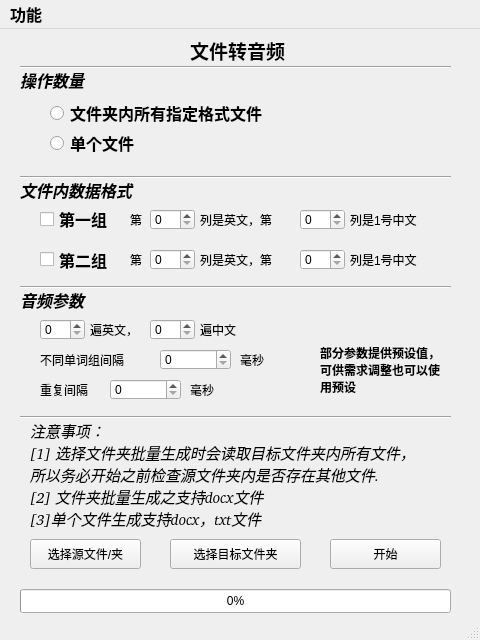
<?xml version="1.0" encoding="UTF-8"?>
<ui version="4.0">
 <class>MainWindow</class>
 <widget class="QMainWindow" name="MainWindow">
  <property name="geometry">
   <rect>
    <x>0</x>
    <y>0</y>
    <width>480</width>
    <height>640</height>
   </rect>
  </property>
  <property name="windowTitle">
   <string>MainWindow</string>
  </property>
  <widget class="QWidget" name="centralwidget">
   <widget class="QCheckBox" name="checkBox_2">
    <property name="geometry">
     <rect>
      <x>40</x>
      <y>220</y>
      <width>71</width>
      <height>21</height>
     </rect>
    </property>
    <property name="font">
     <font>
      <family>Noto Sans [GOOG]</family>
      <pointsize>12</pointsize>
      <weight>75</weight>
      <bold>true</bold>
     </font>
    </property>
    <property name="text">
     <string>第二组</string>
    </property>
   </widget>
   <widget class="QSpinBox" name="spinBox_5">
    <property name="geometry">
     <rect>
      <x>40</x>
      <y>290</y>
      <width>45</width>
      <height>21</height>
     </rect>
    </property>
   </widget>
   <widget class="Line" name="line_4">
    <property name="geometry">
     <rect>
      <x>20</x>
      <y>380</y>
      <width>431</width>
      <height>16</height>
     </rect>
    </property>
    <property name="orientation">
     <enum>Qt::Horizontal</enum>
    </property>
   </widget>
   <widget class="Line" name="line_2">
    <property name="geometry">
     <rect>
      <x>20</x>
      <y>250</y>
      <width>431</width>
      <height>16</height>
     </rect>
    </property>
    <property name="orientation">
     <enum>Qt::Horizontal</enum>
    </property>
   </widget>
   <widget class="QLabel" name="label_12">
    <property name="geometry">
     <rect>
      <x>40</x>
      <y>320</y>
      <width>111</width>
      <height>22</height>
     </rect>
    </property>
    <property name="text">
     <string>不同单词组间隔</string>
    </property>
   </widget>
   <widget class="QRadioButton" name="radioButton_single">
    <property name="geometry">
     <rect>
      <x>50</x>
      <y>100</y>
      <width>114</width>
      <height>28</height>
     </rect>
    </property>
    <property name="font">
     <font>
      <family>Noto Sans [GOOG]</family>
      <pointsize>12</pointsize>
      <weight>75</weight>
      <italic>false</italic>
      <bold>true</bold>
     </font>
    </property>
    <property name="text">
     <string>单个文件</string>
    </property>
   </widget>
   <widget class="Line" name="line_3">
    <property name="geometry">
     <rect>
      <x>20</x>
      <y>30</y>
      <width>431</width>
      <height>16</height>
     </rect>
    </property>
    <property name="orientation">
     <enum>Qt::Horizontal</enum>
    </property>
   </widget>
   <widget class="QLabel" name="label_9">
    <property name="geometry">
     <rect>
      <x>20</x>
      <y>260</y>
      <width>67</width>
      <height>22</height>
     </rect>
    </property>
    <property name="font">
     <font>
      <family>Noto Sans [GOOG]</family>
      <pointsize>12</pointsize>
      <weight>75</weight>
      <italic>true</italic>
      <bold>true</bold>
     </font>
    </property>
    <property name="text">
     <string>音频参数</string>
    </property>
   </widget>
   <widget class="QLabel" name="label">
    <property name="geometry">
     <rect>
      <x>20</x>
      <y>40</y>
      <width>101</width>
      <height>22</height>
     </rect>
    </property>
    <property name="font">
     <font>
      <family>Noto Sans [GOOG]</family>
      <pointsize>12</pointsize>
      <weight>75</weight>
      <italic>true</italic>
      <bold>true</bold>
     </font>
    </property>
    <property name="text">
     <string>操作数量</string>
    </property>
   </widget>
   <widget class="QLabel" name="label_15">
    <property name="geometry">
     <rect>
      <x>240</x>
      <y>320</y>
      <width>31</width>
      <height>22</height>
     </rect>
    </property>
    <property name="text">
     <string>毫秒</string>
    </property>
   </widget>
   <widget class="QRadioButton" name="radioButton_all">
    <property name="geometry">
     <rect>
      <x>50</x>
      <y>70</y>
      <width>221</width>
      <height>28</height>
     </rect>
    </property>
    <property name="font">
     <font>
      <family>Noto Sans [GOOG]</family>
      <pointsize>12</pointsize>
      <weight>75</weight>
      <italic>false</italic>
      <bold>true</bold>
     </font>
    </property>
    <property name="text">
     <string>文件夹内所有指定格式文件</string>
    </property>
   </widget>
   <widget class="QCheckBox" name="checkBox">
    <property name="geometry">
     <rect>
      <x>40</x>
      <y>180</y>
      <width>71</width>
      <height>20</height>
     </rect>
    </property>
    <property name="font">
     <font>
      <family>Noto Sans [GOOG]</family>
      <pointsize>12</pointsize>
      <weight>75</weight>
      <bold>true</bold>
     </font>
    </property>
    <property name="text">
     <string>第一组</string>
    </property>
   </widget>
   <widget class="QLabel" name="label_2">
    <property name="geometry">
     <rect>
      <x>20</x>
      <y>150</y>
      <width>141</width>
      <height>22</height>
     </rect>
    </property>
    <property name="font">
     <font>
      <family>Noto Sans [GOOG]</family>
      <pointsize>12</pointsize>
      <weight>75</weight>
      <italic>true</italic>
      <bold>true</bold>
     </font>
    </property>
    <property name="text">
     <string>文件内数据格式</string>
    </property>
   </widget>
   <widget class="QSpinBox" name="spinBox_7">
    <property name="geometry">
     <rect>
      <x>160</x>
      <y>320</y>
      <width>71</width>
      <height>21</height>
     </rect>
    </property>
    <property name="maximum">
     <number>100000</number>
    </property>
   </widget>
   <widget class="QSpinBox" name="spinBox">
    <property name="geometry">
     <rect>
      <x>150</x>
      <y>180</y>
      <width>45</width>
      <height>21</height>
     </rect>
    </property>
   </widget>
   <widget class="QPushButton" name="pushbutton_choose">
    <property name="geometry">
     <rect>
      <x>170</x>
      <y>510</y>
      <width>131</width>
      <height>30</height>
     </rect>
    </property>
    <property name="text">
     <string>选择目标文件夹</string>
    </property>
   </widget>
   <widget class="Line" name="line">
    <property name="geometry">
     <rect>
      <x>20</x>
      <y>140</y>
      <width>431</width>
      <height>16</height>
     </rect>
    </property>
    <property name="orientation">
     <enum>Qt::Horizontal</enum>
    </property>
   </widget>
   <widget class="QSpinBox" name="spinBox_8">
    <property name="geometry">
     <rect>
      <x>110</x>
      <y>350</y>
      <width>71</width>
      <height>21</height>
     </rect>
    </property>
   </widget>
   <widget class="QLabel" name="label_3">
    <property name="geometry">
     <rect>
      <x>130</x>
      <y>180</y>
      <width>21</width>
      <height>22</height>
     </rect>
    </property>
    <property name="text">
     <string>第</string>
    </property>
   </widget>
   <widget class="QPushButton" name="pushbutton_start">
    <property name="geometry">
     <rect>
      <x>330</x>
      <y>510</y>
      <width>111</width>
      <height>30</height>
     </rect>
    </property>
    <property name="text">
     <string>开始</string>
    </property>
   </widget>
   <widget class="QLabel" name="label_14">
    <property name="geometry">
     <rect>
      <x>190</x>
      <y>350</y>
      <width>31</width>
      <height>22</height>
     </rect>
    </property>
    <property name="text">
     <string>毫秒</string>
    </property>
   </widget>
   <widget class="QLabel" name="label_4">
    <property name="geometry">
     <rect>
      <x>200</x>
      <y>180</y>
      <width>101</width>
      <height>22</height>
     </rect>
    </property>
    <property name="text">
     <string>列是英文，第</string>
    </property>
   </widget>
   <widget class="QLabel" name="label_6">
    <property name="geometry">
     <rect>
      <x>350</x>
      <y>220</y>
      <width>91</width>
      <height>22</height>
     </rect>
    </property>
    <property name="text">
     <string>列是1号中文</string>
    </property>
   </widget>
   <widget class="QPushButton" name="pushbutton_source">
    <property name="geometry">
     <rect>
      <x>30</x>
      <y>510</y>
      <width>111</width>
      <height>30</height>
     </rect>
    </property>
    <property name="text">
     <string>选择源文件/夹</string>
    </property>
   </widget>
   <widget class="QLabel" name="label_16">
    <property name="geometry">
     <rect>
      <x>30</x>
      <y>390</y>
      <width>401</width>
      <height>111</height>
     </rect>
    </property>
    <property name="font">
     <font>
      <family>Noto Sans [GOOG]</family>
      <pointsize>11</pointsize>
      <weight>50</weight>
      <italic>true</italic>
      <bold>false</bold>
     </font>
    </property>
    <property name="text">
     <string>注意事项：                                                                                   [1] 选择文件夹批量生成时会读取目标文件夹内所有文件，所以务必开始之前检查源文件夹内是否存在其他文件.                      [2] 文件夹批量生成之支持docx文件                                        [3]单个文件生成支持docx，txt文件</string>
    </property>
    <property name="wordWrap">
     <bool>true</bool>
    </property>
   </widget>
   <widget class="QLabel" name="label_8">
    <property name="geometry">
     <rect>
      <x>200</x>
      <y>220</y>
      <width>101</width>
      <height>22</height>
     </rect>
    </property>
    <property name="text">
     <string>列是英文，第</string>
    </property>
   </widget>
   <widget class="QSpinBox" name="spinBox_2">
    <property name="geometry">
     <rect>
      <x>300</x>
      <y>180</y>
      <width>45</width>
      <height>21</height>
     </rect>
    </property>
   </widget>
   <widget class="QLabel" name="label_13">
    <property name="geometry">
     <rect>
      <x>40</x>
      <y>350</y>
      <width>67</width>
      <height>22</height>
     </rect>
    </property>
    <property name="text">
     <string>重复间隔</string>
    </property>
   </widget>
   <widget class="QLabel" name="label_10">
    <property name="geometry">
     <rect>
      <x>90</x>
      <y>290</y>
      <width>67</width>
      <height>22</height>
     </rect>
    </property>
    <property name="text">
     <string>遍英文，</string>
    </property>
   </widget>
   <widget class="QLabel" name="label_7">
    <property name="geometry">
     <rect>
      <x>130</x>
      <y>220</y>
      <width>21</width>
      <height>22</height>
     </rect>
    </property>
    <property name="text">
     <string>第</string>
    </property>
   </widget>
   <widget class="QSpinBox" name="spinBox_6">
    <property name="geometry">
     <rect>
      <x>150</x>
      <y>290</y>
      <width>45</width>
      <height>21</height>
     </rect>
    </property>
   </widget>
   <widget class="QLabel" name="label_5">
    <property name="geometry">
     <rect>
      <x>350</x>
      <y>180</y>
      <width>91</width>
      <height>22</height>
     </rect>
    </property>
    <property name="text">
     <string>列是1号中文</string>
    </property>
   </widget>
   <widget class="QSpinBox" name="spinBox_3">
    <property name="geometry">
     <rect>
      <x>150</x>
      <y>220</y>
      <width>45</width>
      <height>21</height>
     </rect>
    </property>
   </widget>
   <widget class="QLabel" name="label_11">
    <property name="geometry">
     <rect>
      <x>200</x>
      <y>290</y>
      <width>67</width>
      <height>22</height>
     </rect>
    </property>
    <property name="text">
     <string>遍中文</string>
    </property>
   </widget>
   <widget class="QSpinBox" name="spinBox_4">
    <property name="geometry">
     <rect>
      <x>300</x>
      <y>220</y>
      <width>45</width>
      <height>21</height>
     </rect>
    </property>
   </widget>
   <widget class="QProgressBar" name="progressBar">
    <property name="geometry">
     <rect>
      <x>20</x>
      <y>560</y>
      <width>431</width>
      <height>24</height>
     </rect>
    </property>
    <property name="contextMenuPolicy">
     <enum>Qt::DefaultContextMenu</enum>
    </property>
    <property name="value">
     <number>0</number>
    </property>
   </widget>
   <widget class="QLabel" name="label_17">
    <property name="geometry">
     <rect>
      <x>190</x>
      <y>10</y>
      <width>101</width>
      <height>22</height>
     </rect>
    </property>
    <property name="font">
     <font>
      <family>Noto Sans [GOOG]</family>
      <pointsize>14</pointsize>
      <weight>75</weight>
      <bold>true</bold>
     </font>
    </property>
    <property name="text">
     <string>文件转音频</string>
    </property>
   </widget>
   <widget class="QLabel" name="label_18">
    <property name="geometry">
     <rect>
      <x>320</x>
      <y>310</y>
      <width>131</width>
      <height>61</height>
     </rect>
    </property>
    <property name="font">
     <font>
      <family>Noto Sans [GOOG]</family>
      <weight>75</weight>
      <bold>true</bold>
     </font>
    </property>
    <property name="text">
     <string>部分参数提供预设值，可供需求调整也可以使用预设</string>
    </property>
    <property name="wordWrap">
     <bool>true</bool>
    </property>
   </widget>
  </widget>
  <widget class="QMenuBar" name="menubar">
   <property name="geometry">
    <rect>
     <x>0</x>
     <y>0</y>
     <width>480</width>
     <height>28</height>
    </rect>
   </property>
   <property name="font">
    <font>
     <family>Noto Sans [GOOG]</family>
     <pointsize>12</pointsize>
     <weight>75</weight>
     <bold>true</bold>
    </font>
   </property>
   <widget class="QMenu" name="menu">
    <property name="font">
     <font>
      <family>Noto Sans [GOOG]</family>
      <pointsize>12</pointsize>
      <weight>75</weight>
      <bold>true</bold>
     </font>
    </property>
    <property name="title">
     <string>功能</string>
    </property>
    <addaction name="action"/>
    <addaction name="actionpdf"/>
   </widget>
   <addaction name="menu"/>
  </widget>
  <widget class="QStatusBar" name="statusbar"/>
  <action name="action">
   <property name="text">
    <string>文件转音频</string>
   </property>
   <property name="font">
    <font>
     <family>Noto Sans [GOOG]</family>
     <pointsize>12</pointsize>
     <weight>75</weight>
     <bold>true</bold>
    </font>
   </property>
  </action>
  <action name="actionpdf">
   <property name="text">
    <string>PDF文字提取</string>
   </property>
   <property name="font">
    <font>
     <family>Noto Sans [GOOG]</family>
     <pointsize>12</pointsize>
     <weight>75</weight>
     <bold>true</bold>
    </font>
   </property>
  </action>
 </widget>
 <resources/>
 <connections/>
</ui>
